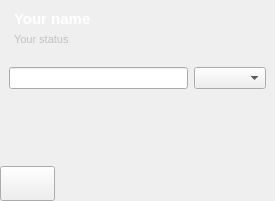
      <widget class="QFrame" name="statusPanel">
       <property name="sizePolicy">
        <sizepolicy hsizetype="MinimumExpanding" vsizetype="Preferred">
         <horstretch>0</horstretch>
         <verstretch>0</verstretch>
        </sizepolicy>
       </property>
       <layout class="QVBoxLayout" name="verticalLayout_6">
        <property name="spacing">
         <number>0</number>
        </property>
        <property name="leftMargin">
         <number>0</number>
        </property>
        <property name="topMargin">
         <number>0</number>
        </property>
        <property name="rightMargin">
         <number>0</number>
        </property>
        <property name="bottomMargin">
         <number>0</number>
        </property>
        <item>
         <widget class="QWidget" name="statusHead" native="true">
          <property name="enabled">
           <bool>true</bool>
          </property>
          <property name="sizePolicy">
           <sizepolicy hsizetype="MinimumExpanding" vsizetype="Fixed">
            <horstretch>0</horstretch>
            <verstretch>0</verstretch>
           </sizepolicy>
          </property>
          <layout class="QGridLayout" name="gridLayout_2">
           <item row="0" column="0">
            <layout class="QHBoxLayout" name="myProfile">
             <property name="spacing">
              <number>0</number>
             </property>
             <item>
              <spacer name="horizontalSpacer_4">
               <property name="orientation">
                <enum>Qt::Horizontal</enum>
               </property>
               <property name="sizeType">
                <enum>QSizePolicy::Maximum</enum>
               </property>
               <property name="sizeHint" stdset="0">
                <size>
                 <width>5</width>
                 <height>20</height>
                </size>
               </property>
              </spacer>
             </item>
             <item>
              <layout class="QVBoxLayout" name="verticalLayout" stretch="1,1">
               <property name="spacing">
                <number>0</number>
               </property>
               <item>
                <widget class="CroppingLabel" name="nameLabel">
                 <property name="enabled">
                  <bool>true</bool>
                 </property>
                 <property name="sizePolicy">
                  <sizepolicy hsizetype="MinimumExpanding" vsizetype="Preferred">
                   <horstretch>1</horstretch>
                   <verstretch>0</verstretch>
                  </sizepolicy>
                 </property>
                 <property name="palette">
                  <palette>
                   <active>
                    <colorrole role="WindowText">
                     <brush brushstyle="SolidPattern">
                      <color alpha="255">
                       <red>255</red>
                       <green>255</green>
                       <blue>255</blue>
                      </color>
                     </brush>
                    </colorrole>
                    <colorrole role="Button">
                     <brush brushstyle="SolidPattern">
                      <color alpha="255">
                       <red>255</red>
                       <green>255</green>
                       <blue>255</blue>
                      </color>
                     </brush>
                    </colorrole>
                    <colorrole role="Light">
                     <brush brushstyle="SolidPattern">
                      <color alpha="255">
                       <red>255</red>
                       <green>255</green>
                       <blue>255</blue>
                      </color>
                     </brush>
                    </colorrole>
                    <colorrole role="Midlight">
                     <brush brushstyle="SolidPattern">
                      <color alpha="255">
                       <red>255</red>
                       <green>255</green>
                       <blue>255</blue>
                      </color>
                     </brush>
                    </colorrole>
                    <colorrole role="Dark">
                     <brush brushstyle="SolidPattern">
                      <color alpha="255">
                       <red>255</red>
                       <green>255</green>
                       <blue>255</blue>
                      </color>
                     </brush>
                    </colorrole>
                    <colorrole role="Mid">
                     <brush brushstyle="SolidPattern">
                      <color alpha="255">
                       <red>255</red>
                       <green>255</green>
                       <blue>255</blue>
                      </color>
                     </brush>
                    </colorrole>
                    <colorrole role="Text">
                     <brush brushstyle="SolidPattern">
                      <color alpha="255">
                       <red>255</red>
                       <green>255</green>
                       <blue>255</blue>
                      </color>
                     </brush>
                    </colorrole>
                    <colorrole role="ButtonText">
                     <brush brushstyle="SolidPattern">
                      <color alpha="255">
                       <red>255</red>
                       <green>255</green>
                       <blue>255</blue>
                      </color>
                     </brush>
                    </colorrole>
                    <colorrole role="Base">
                     <brush brushstyle="SolidPattern">
                      <color alpha="255">
                       <red>255</red>
                       <green>255</green>
                       <blue>255</blue>
                      </color>
                     </brush>
                    </colorrole>
                    <colorrole role="Window">
                     <brush brushstyle="SolidPattern">
                      <color alpha="255">
                       <red>255</red>
                       <green>255</green>
                       <blue>255</blue>
                      </color>
                     </brush>
                    </colorrole>
                    <colorrole role="Shadow">
                     <brush brushstyle="SolidPattern">
                      <color alpha="255">
                       <red>255</red>
                       <green>255</green>
                       <blue>255</blue>
                      </color>
                     </brush>
                    </colorrole>
                    <colorrole role="Highlight">
                     <brush brushstyle="SolidPattern">
                      <color alpha="255">
                       <red>255</red>
                       <green>255</green>
                       <blue>255</blue>
                      </color>
                     </brush>
                    </colorrole>
                    <colorrole role="AlternateBase">
                     <brush brushstyle="SolidPattern">
                      <color alpha="255">
                       <red>255</red>
                       <green>255</green>
                       <blue>255</blue>
                      </color>
                     </brush>
                    </colorrole>
                    <colorrole role="NoRole">
                     <brush brushstyle="SolidPattern">
                      <color alpha="255">
                       <red>255</red>
                       <green>255</green>
                       <blue>255</blue>
                      </color>
                     </brush>
                    </colorrole>
                    <colorrole role="ToolTipText">
                     <brush brushstyle="SolidPattern">
                      <color alpha="255">
                       <red>255</red>
                       <green>255</green>
                       <blue>255</blue>
                      </color>
                     </brush>
                    </colorrole>
                   </active>
                   <inactive>
                    <colorrole role="WindowText">
                     <brush brushstyle="SolidPattern">
                      <color alpha="255">
                       <red>255</red>
                       <green>255</green>
                       <blue>255</blue>
                      </color>
                     </brush>
                    </colorrole>
                    <colorrole role="Button">
                     <brush brushstyle="SolidPattern">
                      <color alpha="255">
                       <red>255</red>
                       <green>255</green>
                       <blue>255</blue>
                      </color>
                     </brush>
                    </colorrole>
                    <colorrole role="Light">
                     <brush brushstyle="SolidPattern">
                      <color alpha="255">
                       <red>255</red>
                       <green>255</green>
                       <blue>255</blue>
                      </color>
                     </brush>
                    </colorrole>
                    <colorrole role="Midlight">
                     <brush brushstyle="SolidPattern">
                      <color alpha="255">
                       <red>255</red>
                       <green>255</green>
                       <blue>255</blue>
                      </color>
                     </brush>
                    </colorrole>
                    <colorrole role="Dark">
                     <brush brushstyle="SolidPattern">
                      <color alpha="255">
                       <red>255</red>
                       <green>255</green>
                       <blue>255</blue>
                      </color>
                     </brush>
                    </colorrole>
                    <colorrole role="Mid">
                     <brush brushstyle="SolidPattern">
                      <color alpha="255">
                       <red>255</red>
                       <green>255</green>
                       <blue>255</blue>
                      </color>
                     </brush>
                    </colorrole>
                    <colorrole role="Text">
                     <brush brushstyle="SolidPattern">
                      <color alpha="255">
                       <red>255</red>
                       <green>255</green>
                       <blue>255</blue>
                      </color>
                     </brush>
                    </colorrole>
                    <colorrole role="ButtonText">
                     <brush brushstyle="SolidPattern">
                      <color alpha="255">
                       <red>255</red>
                       <green>255</green>
                       <blue>255</blue>
                      </color>
                     </brush>
                    </colorrole>
                    <colorrole role="Base">
                     <brush brushstyle="SolidPattern">
                      <color alpha="255">
                       <red>255</red>
                       <green>255</green>
                       <blue>255</blue>
                      </color>
                     </brush>
                    </colorrole>
                    <colorrole role="Window">
                     <brush brushstyle="SolidPattern">
                      <color alpha="255">
                       <red>255</red>
                       <green>255</green>
                       <blue>255</blue>
                      </color>
                     </brush>
                    </colorrole>
                    <colorrole role="Shadow">
                     <brush brushstyle="SolidPattern">
                      <color alpha="255">
                       <red>255</red>
                       <green>255</green>
                       <blue>255</blue>
                      </color>
                     </brush>
                    </colorrole>
                    <colorrole role="Highlight">
                     <brush brushstyle="SolidPattern">
                      <color alpha="255">
                       <red>255</red>
                       <green>255</green>
                       <blue>255</blue>
                      </color>
                     </brush>
                    </colorrole>
                    <colorrole role="AlternateBase">
                     <brush brushstyle="SolidPattern">
                      <color alpha="255">
                       <red>255</red>
                       <green>255</green>
                       <blue>255</blue>
                      </color>
                     </brush>
                    </colorrole>
                    <colorrole role="NoRole">
                     <brush brushstyle="SolidPattern">
                      <color alpha="255">
                       <red>255</red>
                       <green>255</green>
                       <blue>255</blue>
                      </color>
                     </brush>
                    </colorrole>
                    <colorrole role="ToolTipText">
                     <brush brushstyle="SolidPattern">
                      <color alpha="255">
                       <red>255</red>
                       <green>255</green>
                       <blue>255</blue>
                      </color>
                     </brush>
                    </colorrole>
                   </inactive>
                   <disabled>
                    <colorrole role="WindowText">
                     <brush brushstyle="SolidPattern">
                      <color alpha="255">
                       <red>255</red>
                       <green>255</green>
                       <blue>255</blue>
                      </color>
                     </brush>
                    </colorrole>
                    <colorrole role="Button">
                     <brush brushstyle="SolidPattern">
                      <color alpha="255">
                       <red>255</red>
                       <green>255</green>
                       <blue>255</blue>
                      </color>
                     </brush>
                    </colorrole>
                    <colorrole role="Light">
                     <brush brushstyle="SolidPattern">
                      <color alpha="255">
                       <red>255</red>
                       <green>255</green>
                       <blue>255</blue>
                      </color>
                     </brush>
                    </colorrole>
                    <colorrole role="Midlight">
                     <brush brushstyle="SolidPattern">
                      <color alpha="255">
                       <red>255</red>
                       <green>255</green>
                       <blue>255</blue>
                      </color>
                     </brush>
                    </colorrole>
                    <colorrole role="Dark">
                     <brush brushstyle="SolidPattern">
                      <color alpha="255">
                       <red>255</red>
                       <green>255</green>
                       <blue>255</blue>
                      </color>
                     </brush>
                    </colorrole>
                    <colorrole role="Mid">
                     <brush brushstyle="SolidPattern">
                      <color alpha="255">
                       <red>255</red>
                       <green>255</green>
                       <blue>255</blue>
                      </color>
                     </brush>
                    </colorrole>
                    <colorrole role="Text">
                     <brush brushstyle="SolidPattern">
                      <color alpha="255">
                       <red>255</red>
                       <green>255</green>
                       <blue>255</blue>
                      </color>
                     </brush>
                    </colorrole>
                    <colorrole role="ButtonText">
                     <brush brushstyle="SolidPattern">
                      <color alpha="255">
                       <red>255</red>
                       <green>255</green>
                       <blue>255</blue>
                      </color>
                     </brush>
                    </colorrole>
                    <colorrole role="Base">
                     <brush brushstyle="SolidPattern">
                      <color alpha="255">
                       <red>255</red>
                       <green>255</green>
                       <blue>255</blue>
                      </color>
                     </brush>
                    </colorrole>
                    <colorrole role="Window">
                     <brush brushstyle="SolidPattern">
                      <color alpha="255">
                       <red>255</red>
                       <green>255</green>
                       <blue>255</blue>
                      </color>
                     </brush>
                    </colorrole>
                    <colorrole role="Shadow">
                     <brush brushstyle="SolidPattern">
                      <color alpha="255">
                       <red>255</red>
                       <green>255</green>
                       <blue>255</blue>
                      </color>
                     </brush>
                    </colorrole>
                    <colorrole role="Highlight">
                     <brush brushstyle="SolidPattern">
                      <color alpha="255">
                       <red>240</red>
                       <green>240</green>
                       <blue>240</blue>
                      </color>
                     </brush>
                    </colorrole>
                    <colorrole role="AlternateBase">
                     <brush brushstyle="SolidPattern">
                      <color alpha="255">
                       <red>255</red>
                       <green>255</green>
                       <blue>255</blue>
                      </color>
                     </brush>
                    </colorrole>
                    <colorrole role="NoRole">
                     <brush brushstyle="SolidPattern">
                      <color alpha="255">
                       <red>255</red>
                       <green>255</green>
                       <blue>255</blue>
                      </color>
                     </brush>
                    </colorrole>
                    <colorrole role="ToolTipText">
                     <brush brushstyle="SolidPattern">
                      <color alpha="255">
                       <red>255</red>
                       <green>255</green>
                       <blue>255</blue>
                      </color>
                     </brush>
                    </colorrole>
                   </disabled>
                  </palette>
                 </property>
                 <property name="font">
                  <font>
                   <pointsize>11</pointsize>
                   <weight>75</weight>
                   <bold>true</bold>
                  </font>
                 </property>
                 <property name="cursor">
                  <cursorShape>PointingHandCursor</cursorShape>
                 </property>
                 <property name="text">
                  <string>Your name</string>
                 </property>
                </widget>
               </item>
               <item>
                <widget class="CroppingLabel" name="statusLabel">
                 <property name="sizePolicy">
                  <sizepolicy hsizetype="MinimumExpanding" vsizetype="Preferred">
                   <horstretch>1</horstretch>
                   <verstretch>0</verstretch>
                  </sizepolicy>
                 </property>
                 <property name="palette">
                  <palette>
                   <active>
                    <colorrole role="WindowText">
                     <brush brushstyle="SolidPattern">
                      <color alpha="255">
                       <red>193</red>
                       <green>193</green>
                       <blue>193</blue>
                      </color>
                     </brush>
                    </colorrole>
                    <colorrole role="Text">
                     <brush brushstyle="SolidPattern">
                      <color alpha="255">
                       <red>193</red>
                       <green>193</green>
                       <blue>193</blue>
                      </color>
                     </brush>
                    </colorrole>
                   </active>
                   <inactive>
                    <colorrole role="WindowText">
                     <brush brushstyle="SolidPattern">
                      <color alpha="255">
                       <red>193</red>
                       <green>193</green>
                       <blue>193</blue>
                      </color>
                     </brush>
                    </colorrole>
                    <colorrole role="Text">
                     <brush brushstyle="SolidPattern">
                      <color alpha="255">
                       <red>193</red>
                       <green>193</green>
                       <blue>193</blue>
                      </color>
                     </brush>
                    </colorrole>
                   </inactive>
                   <disabled>
                    <colorrole role="WindowText">
                     <brush brushstyle="SolidPattern">
                      <color alpha="255">
                       <red>14</red>
                       <green>14</green>
                       <blue>14</blue>
                      </color>
                     </brush>
                    </colorrole>
                    <colorrole role="Text">
                     <brush brushstyle="SolidPattern">
                      <color alpha="255">
                       <red>14</red>
                       <green>14</green>
                       <blue>14</blue>
                      </color>
                     </brush>
                    </colorrole>
                   </disabled>
                  </palette>
                 </property>
                 <property name="font">
                  <font>
                   <pointsize>8</pointsize>
                  </font>
                 </property>
                 <property name="text">
                  <string>Your status</string>
                 </property>
                </widget>
               </item>
              </layout>
             </item>
             <item>
              <spacer name="horizontalSpacer_3">
               <property name="orientation">
                <enum>Qt::Horizontal</enum>
               </property>
               <property name="sizeType">
                <enum>QSizePolicy::Fixed</enum>
               </property>
               <property name="sizeHint" stdset="0">
                <size>
                 <width>10</width>
                 <height>20</height>
                </size>
               </property>
              </spacer>
             </item>
             <item>
              <widget class="QPushButton" name="statusButton">
               <property name="sizePolicy">
                <sizepolicy hsizetype="Fixed" vsizetype="Fixed">
                 <horstretch>0</horstretch>
                 <verstretch>0</verstretch>
                </sizepolicy>
               </property>
               <property name="minimumSize">
                <size>
                 <width>20</width>
                 <height>40</height>
                </size>
               </property>
               <property name="focusPolicy">
                <enum>Qt::NoFocus</enum>
               </property>
               <property name="text">
                <string/>
               </property>
               <property name="iconSize">
                <size>
                 <width>10</width>
                 <height>10</height>
                </size>
               </property>
               <property name="autoExclusive">
                <bool>false</bool>
               </property>
               <property name="autoDefault">
                <bool>false</bool>
               </property>
               <property name="default">
                <bool>false</bool>
               </property>
               <property name="flat">
                <bool>true</bool>
               </property>
              </widget>
             </item>
            </layout>
           </item>
          </layout>
         </widget>
        </item>
        <item>
         <widget class="QWidget" name="searchContactsContainer" native="true">
          <property name="sizePolicy">
           <sizepolicy hsizetype="MinimumExpanding" vsizetype="Fixed">
            <horstretch>0</horstretch>
            <verstretch>0</verstretch>
           </sizepolicy>
          </property>
          <layout class="QVBoxLayout" name="verticalLayout_3">
           <item>
            <layout class="QHBoxLayout" name="horizontalLayout">
             <item>
              <widget class="QLineEdit" name="searchContactText">
               <property name="sizePolicy">
                <sizepolicy hsizetype="MinimumExpanding" vsizetype="Preferred">
                 <horstretch>1</horstretch>
                 <verstretch>0</verstretch>
                </sizepolicy>
               </property>
              </widget>
             </item>
             <item>
              <widget class="QComboBox" name="searchContactFilterCBox">
               <property name="sizePolicy">
                <sizepolicy hsizetype="Preferred" vsizetype="Preferred">
                 <horstretch>0</horstretch>
                 <verstretch>0</verstretch>
                </sizepolicy>
               </property>
              </widget>
             </item>
            </layout>
           </item>
          </layout>
         </widget>
        </item>
        <item>
         <widget class="AdjustingScrollArea" name="friendList">
          <property name="sizePolicy">
           <sizepolicy hsizetype="MinimumExpanding" vsizetype="Preferred">
            <horstretch>0</horstretch>
            <verstretch>0</verstretch>
           </sizepolicy>
          </property>
          <property name="layoutDirection">
           <enum>Qt::LeftToRight</enum>
          </property>
          <property name="autoFillBackground">
           <bool>true</bool>
          </property>
          <property name="frameShape">
           <enum>QFrame::NoFrame</enum>
          </property>
          <property name="horizontalScrollBarPolicy">
           <enum>Qt::ScrollBarAlwaysOff</enum>
          </property>
          <property name="widgetResizable">
           <bool>true</bool>
          </property>
          <widget class="QWidget" name="scrollAreaWidgetContents">
           <property name="geometry">
            <rect>
             <x>0</x>
             <y>0</y>
             <width>353</width>
             <height>318</height>
            </rect>
           </property>
           <layout class="QVBoxLayout" name="verticalLayout_5"/>
          </widget>
         </widget>
        </item>
        <item alignment="Qt::AlignHCenter">
         <widget class="QWidget" name="tooliconsZone" native="true">
          <property name="enabled">
           <bool>true</bool>
          </property>
          <property name="sizePolicy">
           <sizepolicy hsizetype="MinimumExpanding" vsizetype="Fixed">
            <horstretch>0</horstretch>
            <verstretch>0</verstretch>
           </sizepolicy>
          </property>
          <property name="styleSheet">
           <string notr="true"/>
          </property>
          <layout class="QHBoxLayout" name="horizontalLayout_2">
           <property name="spacing">
            <number>0</number>
           </property>
           <property name="leftMargin">
            <number>0</number>
           </property>
           <property name="topMargin">
            <number>0</number>
           </property>
           <property name="rightMargin">
            <number>0</number>
           </property>
           <property name="bottomMargin">
            <number>0</number>
           </property>
           <item>
            <widget class="QPushButton" name="addButton">
             <property name="minimumSize">
              <size>
               <width>55</width>
               <height>35</height>
              </size>
             </property>
             <property name="maximumSize">
              <size>
               <width>55</width>
               <height>35</height>
              </size>
             </property>
             <property name="focusPolicy">
              <enum>Qt::NoFocus</enum>
             </property>
             <property name="toolTip">
              <string>Add friends</string>
             </property>
             <property name="autoFillBackground">
              <bool>false</bool>
             </property>
             <property name="styleSheet">
              <string notr="true"/>
             </property>
             <property name="text">
              <string/>
             </property>
             <property name="icon">
              <iconset resource="../res.qrc">
               <normaloff>:/img/add.svg</normaloff>:/img/add.svg</iconset>
             </property>
             <property name="iconSize">
              <size>
               <width>15</width>
               <height>15</height>
              </size>
             </property>
             <property name="checkable">
              <bool>false</bool>
             </property>
             <property name="autoDefault">
              <bool>false</bool>
             </property>
             <property name="flat">
              <bool>false</bool>
             </property>
            </widget>
           </item>
           <item>
            <widget class="QPushButton" name="groupButton">
             <property name="minimumSize">
              <size>
               <width>55</width>
               <height>35</height>
              </size>
             </property>
             <property name="focusPolicy">
              <enum>Qt::NoFocus</enum>
             </property>
             <property name="toolTip">
              <string>Create a group chat</string>
             </property>
             <property name="autoFillBackground">
              <bool>false</bool>
             </property>
             <property name="text">
              <string/>
             </property>
             <property name="icon">
              <iconset resource="../res.qrc">
               <normaloff>:/img/group.svg</normaloff>:/img/group.svg</iconset>
             </property>
             <property name="iconSize">
              <size>
               <width>15</width>
               <height>15</height>
              </size>
             </property>
             <property name="flat">
              <bool>true</bool>
             </property>
            </widget>
           </item>
           <item>
            <widget class="QPushButton" name="vpnButton">
             <property name="minimumSize">
              <size>
               <width>55</width>
               <height>35</height>
              </size>
             </property>
             <property name="focusPolicy">
              <enum>Qt::NoFocus</enum>
             </property>
             <property name="toolTip">
              <string>Create a VPN</string>
             </property>
             <property name="autoFillBackground">
              <bool>false</bool>
             </property>
             <property name="text">
              <string/>
             </property>
             <property name="icon">
              <iconset resource="../res.qrc">
               <normaloff>:/conf/img/vpn_button.png</normaloff>:/conf/img/vpn_button.png</iconset>
             </property>
             <property name="iconSize">
              <size>
               <width>15</width>
               <height>15</height>
              </size>
             </property>
             <property name="flat">
              <bool>true</bool>
             </property>
            </widget>
           </item>
           <item>
            <widget class="QPushButton" name="transferButton">
             <property name="minimumSize">
              <size>
               <width>55</width>
               <height>35</height>
              </size>
             </property>
             <property name="maximumSize">
              <size>
               <width>55</width>
               <height>35</height>
              </size>
             </property>
             <property name="focusPolicy">
              <enum>Qt::NoFocus</enum>
             </property>
             <property name="toolTip">
              <string>View completed file transfers</string>
             </property>
             <property name="text">
              <string/>
             </property>
             <property name="icon">
              <iconset resource="../res.qrc">
               <normaloff>:/img/transfer.svg</normaloff>:/img/transfer.svg</iconset>
             </property>
             <property name="iconSize">
              <size>
               <width>15</width>
               <height>15</height>
              </size>
             </property>
             <property name="flat">
              <bool>true</bool>
             </property>
            </widget>
           </item>
           <item>
            <widget class="QPushButton" name="settingsButton">
             <property name="minimumSize">
              <size>
               <width>55</width>
               <height>35</height>
              </size>
             </property>
             <property name="maximumSize">
              <size>
               <width>55</width>
               <height>35</height>
              </size>
             </property>
             <property name="focusPolicy">
              <enum>Qt::NoFocus</enum>
             </property>
             <property name="toolTip">
              <string>Change your settings</string>
             </property>
             <property name="text">
              <string/>
             </property>
             <property name="icon">
              <iconset resource="../res.qrc">
               <normaloff>:/img/settings.svg</normaloff>:/img/settings.svg</iconset>
             </property>
             <property name="iconSize">
              <size>
               <width>15</width>
               <height>15</height>
              </size>
             </property>
             <property name="flat">
              <bool>true</bool>
             </property>
            </widget>
           </item>
          </layout>
         </widget>
        </item>
       </layout>
      </widget>
